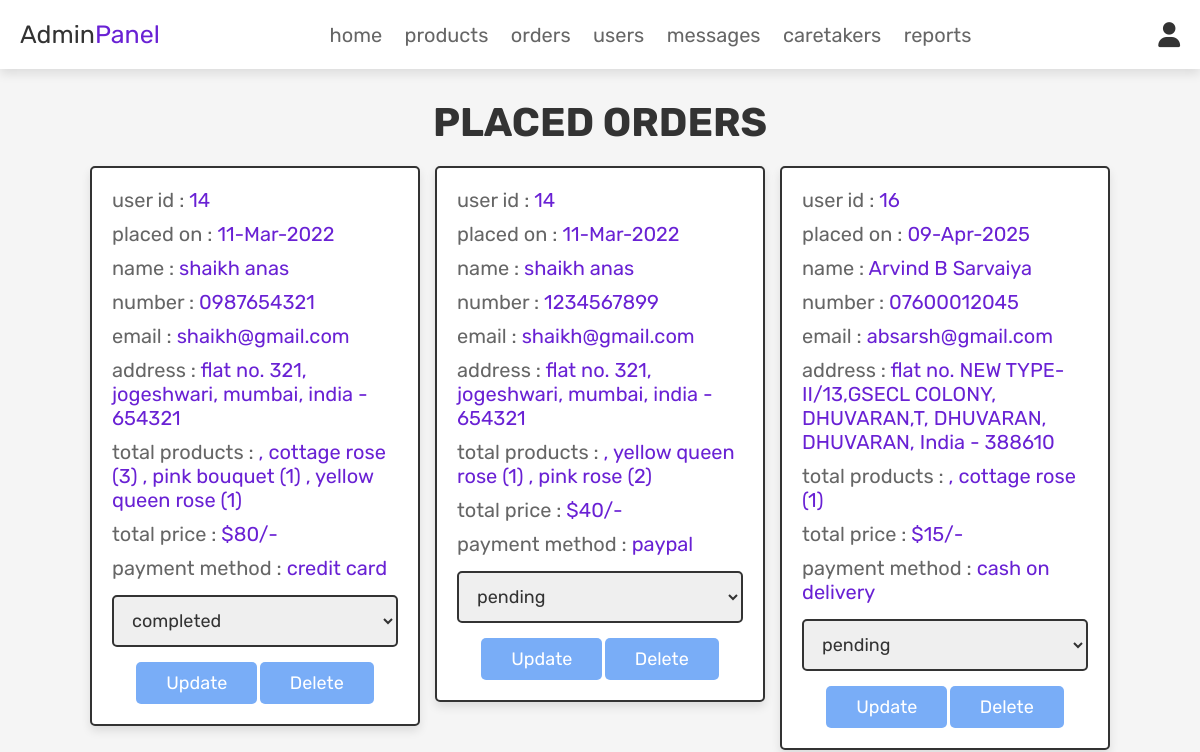
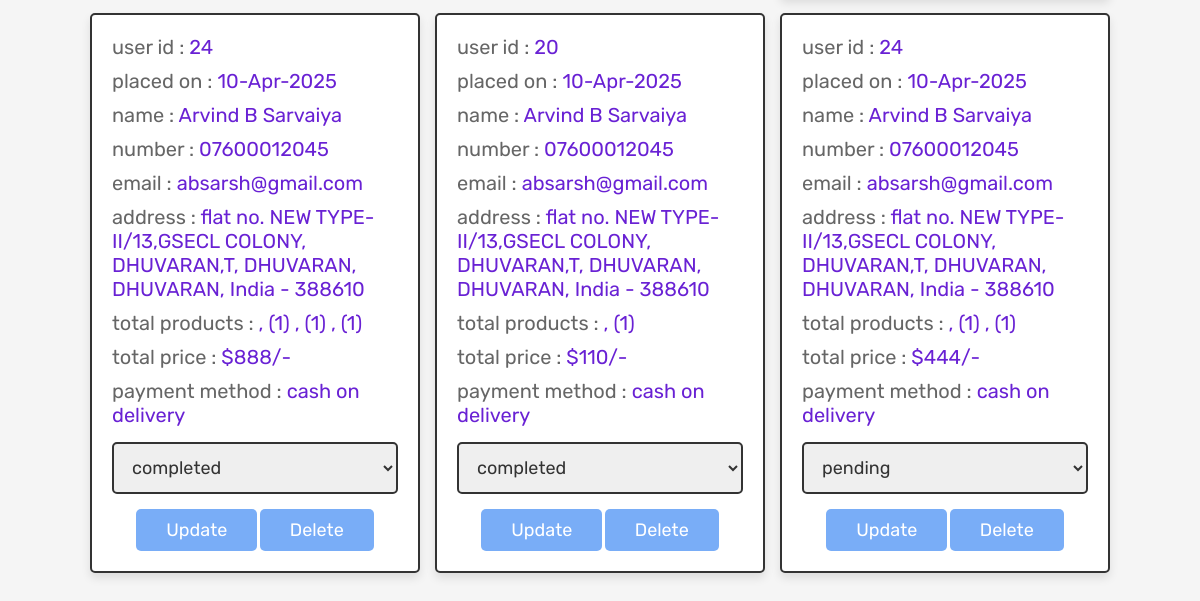
The page /admin_orders.php (signed in) on the database as committed earlier (2 pictures, top to bottom).
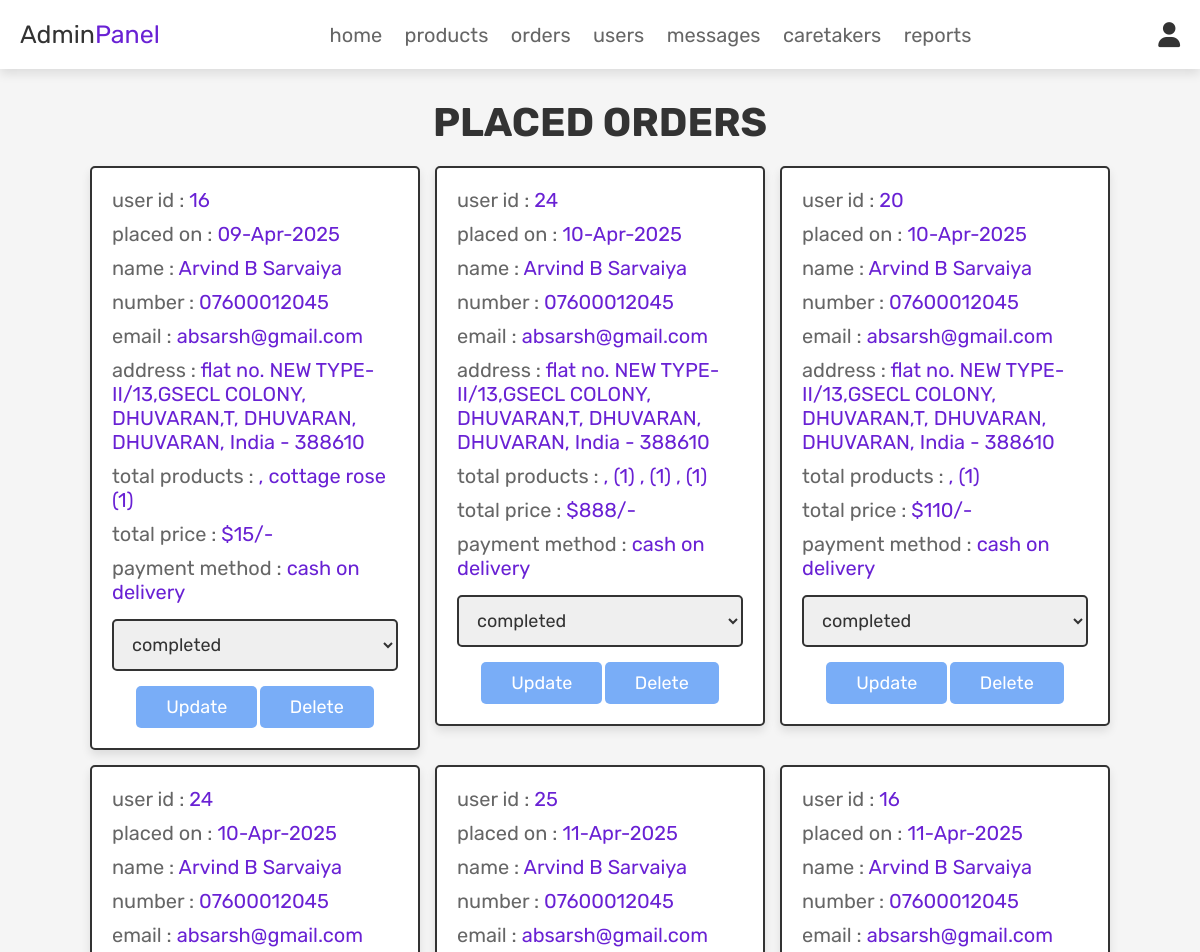
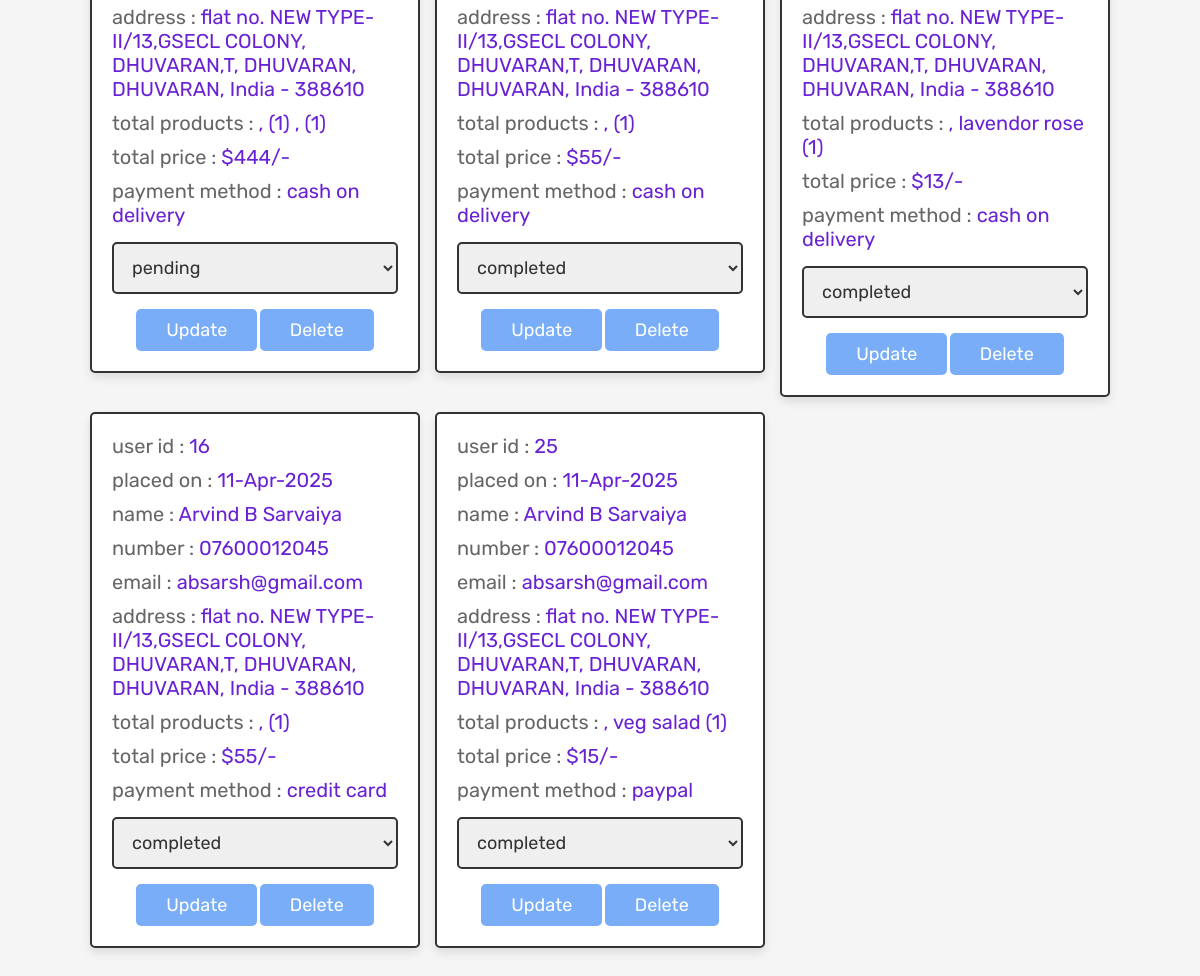
The same page on the database as committed later (2 pictures, top to bottom).
### tables this page shows
CREATE TABLE `orders` (
  `id` int(100) NOT NULL,
  `user_id` int(100) NOT NULL,
  `name` varchar(100) NOT NULL,
  `number` varchar(12) NOT NULL,
  `email` varchar(100) NOT NULL,
  `method` varchar(50) NOT NULL,
  `address` varchar(500) NOT NULL,
  `total_products` varchar(1000) NOT NULL,
  `total_price` int(100) NOT NULL,
  `placed_on` varchar(50) NOT NULL,
  `payment_status` varchar(20) NOT NULL DEFAULT 'pending'
);

### admin_orders.php (the view, shortened to what this page needs)
<!DOCTYPE html>
<html lang="en">
<head>
   <link rel="stylesheet" href="https://cdnjs.cloudflare.com/ajax/libs/font-awesome/6.0.0/css/all.min.css">
   <link rel="stylesheet" href="css/admin_style.css">
</head>
<body>
<?php @include 'admin_header.php'; ?>
<section class="placed-orders">
   <h1 class="title">placed orders</h1>
   <div class="box-container">
      <?php
      $select_orders = mysqli_query($conn, "SELECT * FROM `orders`") or die('query failed');
      if(mysqli_num_rows($select_orders) > 0){
         while($fetch_orders = mysqli_fetch_assoc($select_orders)){
      ?>
      <div class="box">
         <p> user id : <span><?php echo $fetch_orders['user_id']; ?></span> </p>
         <p> placed on : <span><?php echo $fetch_orders['placed_on']; ?></span> </p>
         <p> name : <span><?php echo $fetch_orders['name']; ?></span> </p>
         <p> number : <span><?php echo $fetch_orders['number']; ?></span> </p>
         <p> email : <span><?php echo $fetch_orders['email']; ?></span> </p>
         <p> address : <span><?php echo $fetch_orders['address']; ?></span> </p>
         <p> total products : <span><?php echo $fetch_orders['total_products']; ?></span> </p>
         <p> total price : <span>$<?php echo $fetch_orders['total_price']; ?>/-</span> </p>
         <p> payment method : <span><?php echo $fetch_orders['method']; ?></span> </p>
         <form action="" method="post">
            <select name="update_payment">
               <option disabled selected><?php echo $fetch_orders['payment_status']; ?></option>
            </select>
            <input type="submit" name="update_order" value="update" class="option-btn">
            <a href="admin_orders.php?delete=<?php echo $fetch_orders['id']; ?>" class="delete-btn" onclick="return confirm('delete this order?');">delete</a>
         </form>
      </div>
      <?php
         }
      }else{
         echo '<p class="empty">no orders placed yet!</p>';
      }
      ?>
   </div>
</section>
</body>
</html>

Rows that differ between the two databases and show on the page:
removed orders: user "14", placed_on "11-Mar-2022", name "shaikh anas", number "0987654321", email "shaikh@gmail.com", address "flat no. 321, jogeshwari, mumbai, india - 654321", total_products ", cottage rose (3) , pink bouquet (1) , yellow queen rose (1)", total_price "80", method "credit card", update_payment "completed"
removed orders: user "14", placed_on "11-Mar-2022", name "shaikh anas", number "1234567899", email "shaikh@gmail.com", address "flat no. 321, jogeshwari, mumbai, india - 654321", total_products ", yellow queen rose (1) , pink rose (2)", total_price "40", method "paypal", update_payment "pending"
changed orders "09-Apr-2025": update_payment "pending" → "completed"
added orders: user "25", placed_on "11-Apr-2025", name "Arvind B Sarvaiya", number "07600012045", email "absarsh@gmail.com", address "flat no. NEW TYPE- II/13,GSECL COLONY, DHUVARAN,T, DHUVARAN, DHUVARAN, India - 388610", total_products ", (1)", total_price "55", method "cash on delivery", update_payment "completed"
added orders: user "16", placed_on "11-Apr-2025", name "Arvind B Sarvaiya", number "07600012045", email "absarsh@gmail.com", address "flat no. NEW TYPE- II/13,GSECL COLONY, DHUVARAN,T, DHUVARAN, DHUVARAN, India - 388610", total_products ", lavendor rose (1)", total_price "13", method "cash on delivery", update_payment "completed"
added orders: user "16", placed_on "11-Apr-2025", name "Arvind B Sarvaiya", number "07600012045", email "absarsh@gmail.com", address "flat no. NEW TYPE- II/13,GSECL COLONY, DHUVARAN,T, DHUVARAN, DHUVARAN, India - 388610", total_products ", (1)", total_price "55", method "credit card", update_payment "completed"
added orders: user "25", placed_on "11-Apr-2025", name "Arvind B Sarvaiya", number "07600012045", email "absarsh@gmail.com", address "flat no. NEW TYPE- II/13,GSECL COLONY, DHUVARAN,T, DHUVARAN, DHUVARAN, India - 388610", total_products ", veg salad (1)", total_price "15", method "paypal", update_payment "completed"
